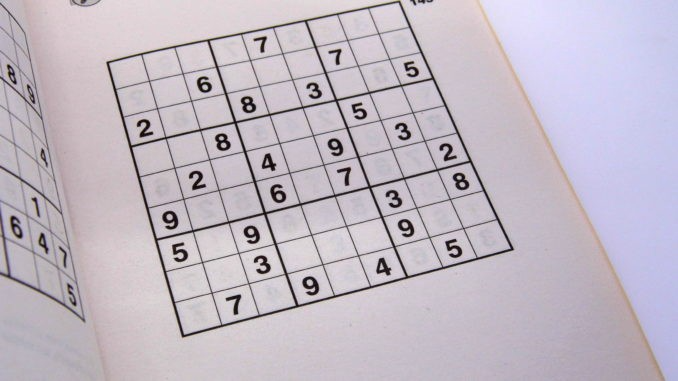
#> input picture img.png, 678 x 381 px
$ python main.py ../img.png
#> lines starting #> are read from the running program, lines starting #| are printed output that depends on the picture; after the words box and inside, x2 and y2 are one past the last pixel; in counts of white or black regions, pixels touching at a corner belong together
### src/preprocess.py
import operator
import cv2
import numpy as np


def _main_feature_extraction(img: np.ndarray, skip_dilate: bool = True) -> np.ndarray:
    """
    Uses a blurring function, adaptive thresholding and dilation to expose
    the main features of an image.
    :param img: The image which should be processed
    :param skip_dilate: Boolean whether dilate should be skipped or not
    :return: Returns a black and white image of the input.
    """

    # Gaussian blur with a kernel size (height, width) of 9.
    # Note that kernel sizes must be positive and odd and the kernel must be
    # square.
    proc = cv2.GaussianBlur(img.copy(), (9, 9), 0)

    # Adaptive threshold using 11 nearest neighbour pixels
    proc = cv2.adaptiveThreshold(
        proc, 255, cv2.ADAPTIVE_THRESH_GAUSSIAN_C, cv2.THRESH_BINARY, 11, 2
    )

    # Invert colours, so grid lines have non-zero pixel values.
    proc = cv2.bitwise_not(proc)

    # Dilating the image helps!
    if not skip_dilate:
        # Dilate the image to increase the size of the grid lines.
        kernel = np.array(
            [[0.0, 1.0, 0.0], [1.0, 1.0, 1.0], [0.0, 1.0, 0.0]], np.uint8
        )
        proc = cv2.dilate(proc, kernel)

    return proc


def _find_corners_of_largest_polygon(img: np.ndarray) -> list:
    """
    Finds the 4 extreme corners of the largest contour in the image.
    :param img: The image where the 4 extreme corners should be searched.
    :return: The position of the four extreme corners.
    """

    # Find contours
    contours, h = cv2.findContours(
        img.copy(), cv2.RETR_EXTERNAL, cv2.CHAIN_APPROX_SIMPLE
    )

    # Sort by area, descending
    contours = sorted(
        contours, key=cv2.contourArea, reverse=True
    )
    polygon = contours[0]  # Largest image

    # Bottom-right point has the largest (x + y) value
    # Top-left has point smallest (x + y) value
    # Bottom-left point has smallest (x - y) value
    # Top-right point has largest (x - y) value
    bottom_right, _ = max(
        enumerate([pt[0][0] + pt[0][1] for pt in polygon]),
        key=operator.itemgetter(1),
    )
    top_left, _ = min(
        enumerate([pt[0][0] + pt[0][1] for pt in polygon]),
        key=operator.itemgetter(1),
    )
    bottom_left, _ = min(
        enumerate([pt[0][0] - pt[0][1] for pt in polygon]),
        key=operator.itemgetter(1),
    )
    top_right, _ = max(
        enumerate([pt[0][0] - pt[0][1] for pt in polygon]),
        key=operator.itemgetter(1),
    )

    # Return an array of all 4 points using the indices
    # Each point is in its own array of one coordinate
    return [
        polygon[top_left][0],
        polygon[top_right][0],
        polygon[bottom_right][0],
        polygon[bottom_left][0],
    ]


def _crop_and_warp(img: np.ndarray, crop_rect: list) -> np.ndarray:
    """
    Crops and warps a rectangular section from an image into a square of
    similar size.
    :param img: The image to be cropped and warped.
    :param crop_rect: The positions of the corners.
    :return: Returns the cropped and warped image.
    """

    # Rectangle described by top left, top right, bottom right and bottom left
    # points.
    top_left, top_right, bottom_right, bottom_left = (
        crop_rect[0],
        crop_rect[1],
        crop_rect[2],
        crop_rect[3],
    )

    # Explicitly set the data type to float32 or `getPerspectiveTransform`
    # will throw an error.
    src = np.array(
        [top_left, top_right, bottom_right, bottom_left], dtype="float32"
    )

    def distance_between(x, y):
        return np.sqrt((x[0] - y[0]) ** 2 + (x[1] - y[1]) ** 2)

    # Get the longest side in the rectangle
    side = max(
        [
            distance_between(bottom_right, top_right),
            distance_between(top_left, bottom_left),
            distance_between(bottom_right, bottom_left),
            distance_between(top_left, top_right),
        ]
    )

    # Describe a square with side of the calculated length, this is the new
    # perspective we want to warp to.
    dst = np.array(
        [[0, 0], [side - 1, 0], [side - 1, side - 1], [0, side - 1]],
        dtype="float32",
    )

    # Gets the transformation matrix for skewing the image to fit a square by
    # comparing the 4 before and after points.
    m = cv2.getPerspectiveTransform(src, dst)

    # Performs the transformation on the original image
    warp = cv2.warpPerspective(img, m, (int(side), int(side)))
    return warp


def _split_up(img: np.ndarray) -> list:
    """
    Split up the picture in 81 even partial images.
    :param img: The image to be split up.
    :return: Returns a list of 81 even parts of the input Image.
    """

    y_offset: int = int(img.shape[0] / 9)
    x_offset: int = int(img.shape[1] / 9)
    x_threshold: int = 0
    y_threshold: int = 0
    split_board: list = []
    for i in range(9):
        for j in range(9):
            split_board.append(cv2.resize(_remove_board_borders(img[y_threshold: y_threshold + y_offset,
                                                                x_threshold: x_threshold + x_offset]), (64, 64)))
            x_threshold += x_offset
        x_threshold = 0
        y_threshold += y_offset
    return split_board


def _remove_board_borders(img: np.ndarray) -> np.ndarray:
    """
    Removes 20% of the image on each side.
    :param img: The image where the borders should be removed.
    :return: Returns the image with the removed borders.
    """

    y_offset: int = int(img.shape[0] / 5)
    x_offset: int = int(img.shape[1] / 5)
    return img[y_offset: -y_offset, x_offset: -x_offset]


def pre_process_image(img: np.ndarray) -> list[np.ndarray]:
    """
    Preprocesses a image to split up in 81 even partial images, where each represents a cell from the sudoku.
    :param img: The image to split up.
    :return: Return a list of 81 images where each one is a cell from the sudoku.
    """

    feature_extracted_img: np.ndarray = _main_feature_extraction(img)
    return _split_up(_crop_and_warp(feature_extracted_img, _find_corners_of_largest_polygon(feature_extracted_img)))

### src/recognize.py
import io
import cv2
import numpy as np
import requests
import json
import re

"""
The API key from https://ocr.space
"""
API_KEY: str = ""

"""
Integer which indicates which engine to be used.
"""
OCR_ENGINE: int = 2


def _img_to_str(img: np.ndarray) -> str:
    """
    Send a request to ocr.space API and return the result.
    :param img: The image to be sent to the API.
    :return: Returns the result of the API request.
    """

    _, compressed_image = cv2.imencode(".jpg", img)
    file_bytes = io.BytesIO(compressed_image)
    payload: json = {"apikey": API_KEY,
                     "ocrengine": OCR_ENGINE}
    files: json = {"temp.jpg": file_bytes}
    resp: requests.Response = requests.post("https://api.ocr.space/parse/image",
                                            data=payload,
                                            files=files)
    return resp.json()['ParsedResults'][0]['ParsedText']


def _concat_numbers(images: list[np.ndarray]) -> (np.ndarray, list):
    """
    Concatenate number to one image to reduce API request.
    :param images: List of images to be concatenated.
    :return: Returns the concatenated image and the indexes of the concatenated images.
    """

    concat: list = []
    indexes: list = []
    for index, img in enumerate(images):

        # Only concatenate images which contains numbers. Therefore a little heuristic only concatenate images where
        # more then the 1500 px are different from the background.
        if (img != img.min()).sum() > 1500:
            concat.append(img)
            indexes.append(index)
    return cv2.hconcat(concat), indexes


# [19 lines left out: function _do_numbers_back, not called in this run]


def recognize_sudoku(images: list[np.ndarray]) -> list[list[int]]:
    """
    Recognize a list of images of cell in a sudoku.
    :param images: List of the cells of an image from sudoku.
    :return: Returns a 2-dim. list which represents a sudoku.
    """
    image, indexes = _concat_numbers(images)
    str_of_numbers: str = _img_to_str(image)
    return _do_numbers_back(str_of_numbers, indexes)

### src/main.py
import sys

import cv2
import pathlib
from preprocess import pre_process_image
from recognize import recognize_sudoku
from solve import solve


def main(img_path: pathlib.Path):
    """
    Main function for recognizing a sudoku image. Just give the path of an image of a sudoku and it will return a 2-dim.
    which represents a sudoku.
    :param img_path: Path of the image.
    :return: Returns a 2-dim. list which represents a sudoku.
    """

    img = cv2.imread(str(img_path), 0)
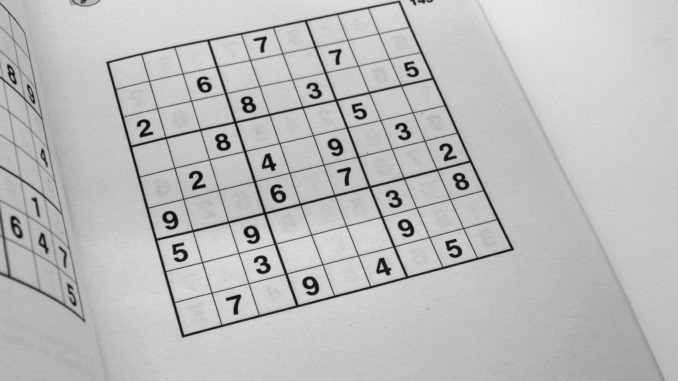
#> img: shape (381, 678); min 1, max 233, mean 188.3
    print_sudoku(solve(recognize_sudoku(pre_process_image(img))))
#> in _main_feature_extraction, `proc = cv2.GaussianBlur(img.copy(), (9, 9), 0)`:
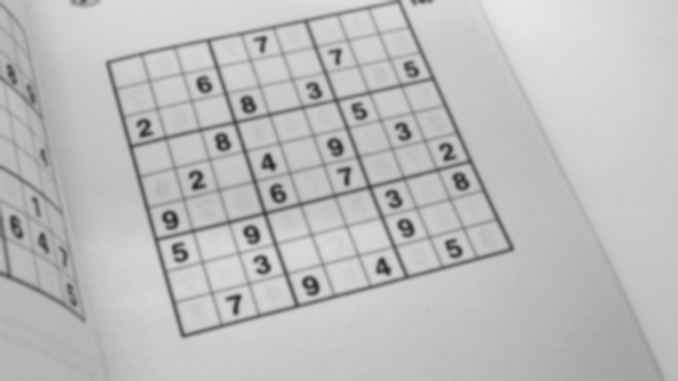
#> proc: shape (381, 678); min 36, max 230, mean 188.3
#> in _main_feature_extraction, `proc = cv2.adaptiveThreshold( proc, 255, cv2.ADAPTIVE_THRESH_GAUSSIAN_..`:
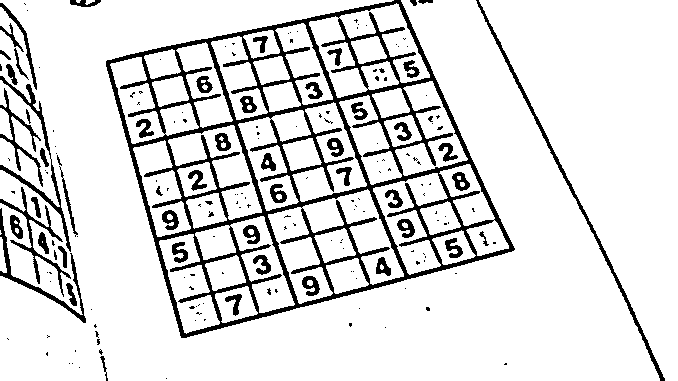
#> proc: shape (381, 678); 87.1% white; 193 black regions (136 under 20 px), largest, box (x1, y1, x2, y2) and area: (106, 0, 515, 338) 21017, (476, 0, 665, 381) 1500, (0, 76, 71, 252) 1034
#> in _main_feature_extraction, `proc = cv2.bitwise_not(proc)`: proc: shape (381, 678); 12.9% white; 193 white regions (136 under 20 px)
#> in _find_corners_of_largest_polygon, `contours, h = cv2.findContours( img.copy(), cv2.RETR_EXTERNAL, cv2.CHA..`: contours = 61 contours, 39 with area under 20; largest, box (x1, y1, x2, y2) and area: (106, 0, 515, 338) 90082, (476, 0, 665, 381) 1116, (0, 76, 71, 252) 761, (0, 208, 86, 323) 632, (0, 187, 71, 297) 590; h = 61 rows, first 6: [1, -1, -1, -1], [2, 0, -1, -1], [3, 1, -1, -1], [4, 2, -1, -1], [5, 3, -1, -1], [6, 4, -1, -1]
#> in _find_corners_of_largest_polygon, `polygon = contours[0]`: polygon = contour of 676 points, box (x1, y1, x2, y2) (106, 0, 515, 338), area 90082
#> in _find_corners_of_largest_polygon, `bottom_right, _ = max( enumerate([pt[0][0] + pt[0][1] for pt in polygo..`: bottom_right = 447
#> in _find_corners_of_largest_polygon, `top_left, _ = min( enumerate([pt[0][0] + pt[0][1] for pt in polygon]),..`: top_left = 120
#> in _find_corners_of_largest_polygon, `bottom_left, _ = min( enumerate([pt[0][0] - pt[0][1] for pt in polygon..`: bottom_left = 272
#> in _find_corners_of_largest_polygon, `top_right, _ = max( enumerate([pt[0][0] - pt[0][1] for pt in polygon])..`: top_right = 675
#> in _crop_and_warp, `top_left, top_right, bottom_right, bottom_left = ( crop_rect[0], crop_..`: top_left = [107, 60]; top_right = [400, 0]; bottom_right = [513, 250]; bottom_left = [181, 337]
#> in _crop_and_warp, `src = np.array( [top_left, top_right, bottom_right, bottom_left], dtyp..`: src = [[107, 60], [400, 0], [513, 250], [181, 337]]
#> in _crop_and_warp, `side = max( [ distance_between(bottom_right, top_right), distance_betw..`: side = 343.2
#> in _crop_and_warp, `dst = np.array( [[0, 0], [side - 1, 0], [side - 1, side - 1], [0, side..`: dst = [[0, 0], [342.2, 0], [342.2, 342.2], [0, 342.2]]
#> in _crop_and_warp, `m = cv2.getPerspectiveTransform(src, dst)`: m = [[1.07, -0.287, -97.79], [0.286, 1.4, -114.5], [-7.31e-05, 0.000614, 1]]
#> in _crop_and_warp, `warp = cv2.warpPerspective(img, m, (int(side), int(side)))`:
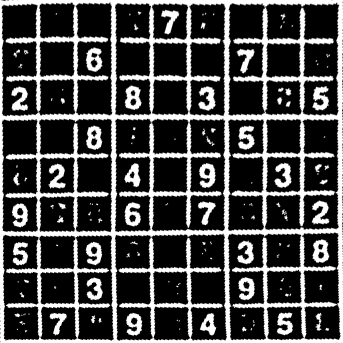
#> warp: shape (343, 343); min 0, max 255, mean 71.7
#> in _split_up, `y_offset: int = int(img.shape[0] / 9)`: y_offset = 38
#> the loop in _split_up, `for i in range(9):` made 9 passes
#> y_threshold on passes 1 to 9: 38, 76, 114, 152, 190, 228, 266, 304, 342
#> after the loop in _split_up, `for i in range(9):`: split_board = 81 items; y_threshold = 342
#> in _concat_numbers, `concat: list = []`: concat = []
#> the loop in _concat_numbers, `for index, img in enumerate(images):` made 81 passes
#> after the loop in _concat_numbers, `for index, img in enumerate(images):`: concat = 27 items; indexes = 27 values from 4 to 79
#> in recognize_sudoku, `image, indexes = _concat_numbers(images)`:
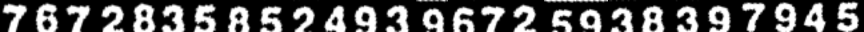
#> image: shape (64, 1728) (shown at 1/2 size); min 0, max 255, mean 84.4
#> (the call stopped at in _img_to_str, `resp: requests.Response = requests.post("https://api.ocr.space/parse/i..`: requests is not available in this run)


def print_sudoku(board: list[list[int]]) -> None:
    """
    Just a print function for debugging.
    :param board: Takes a 2-dim. list which represents a sudoku.
    """

    print("-" * 37)
    for i, row in enumerate(board):
        print(("|" + " {}   {}   {} |" * 3).format(*[x if x > 0 else " " for x in row]))
        if i == 8:
            print("-" * 37)
        elif i % 3 == 2:
            print("|" + "---+" * 8 + "---|")
        else:
            print("|" + "   +" * 8 + "   |")


if __name__ == "__main__":
    main(pathlib.Path(sys.argv[1]))
